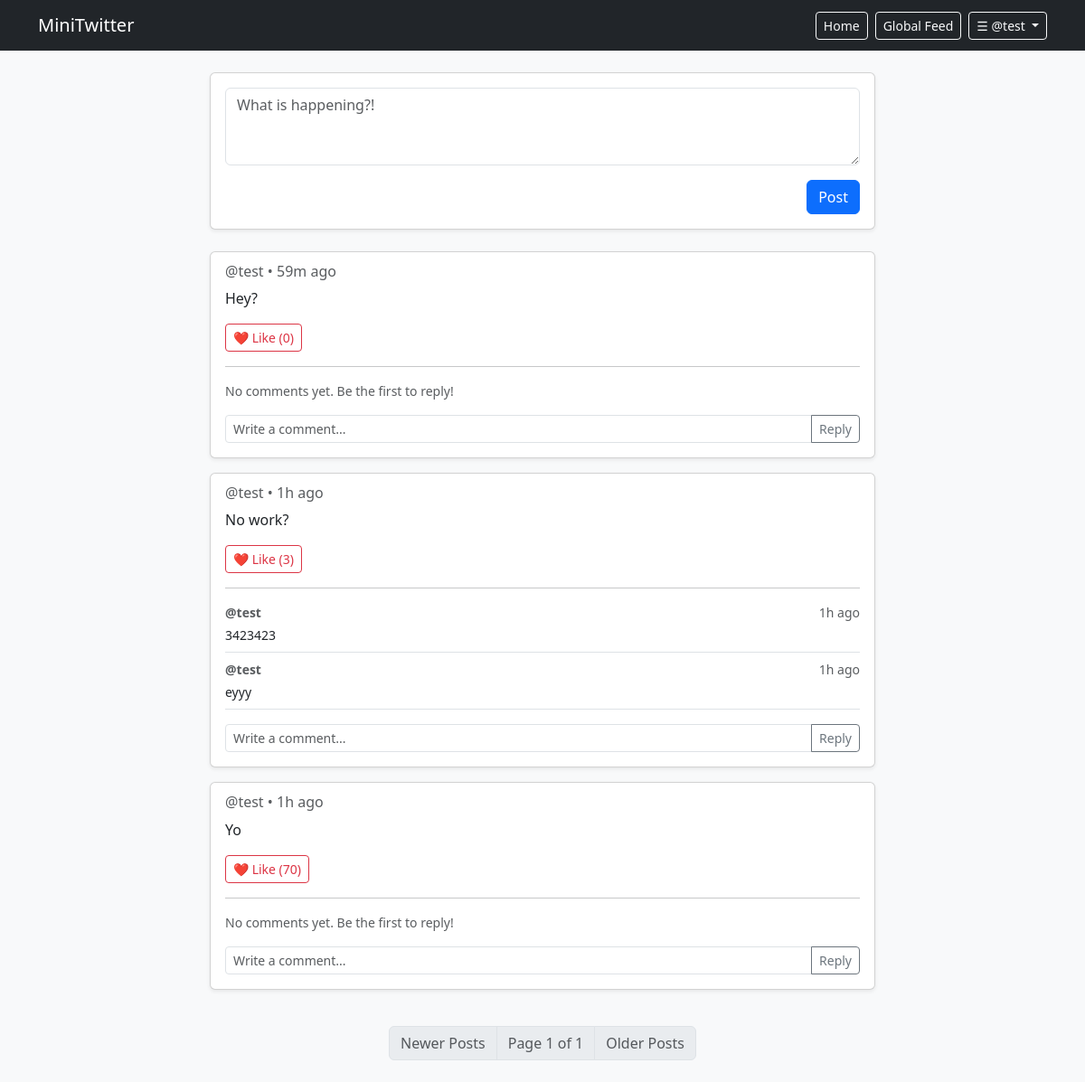
/global (signed in), run on the app's committed database.
### models.py (models this page shows)
class Post(db.Model):
    id = db.Column(db.Integer, primary_key=True)
    username = db.Column(db.String(20), db.ForeignKey("user.username"), nullable=False)
    content = db.Column(db.String(200), nullable=False)
    likes = db.Column(db.Integer, default=0)
    timestamp = db.Column(db.DateTime, default=lambda: datetime.now(timezone.utc))

class Comment(db.Model):
    id = db.Column(db.Integer, primary_key=True)
    content = db.Column(db.String(200), nullable=False)
    timestamp = db.Column(db.DateTime, default=lambda: datetime.now(timezone.utc))
    username = db.Column(db.String(20), db.ForeignKey("user.username"), nullable=False)
    post_id = db.Column(db.Integer, db.ForeignKey("post.id"), nullable=False)

### routes.py (the view)
@main_bp.route("/global")
def globalfyp():
    if "username" in session:
        page = request.args.get("page", 1, type=int)
        pagination = Post.query.order_by(Post.timestamp.desc()).paginate(
            page=page, per_page=10, error_out=False
        )
        posts = pagination.items
        comments = Comment.query.order_by(Comment.timestamp).all()
        return render_template(
            "feed.html", pagination=pagination, posts=posts, comments=comments
        )
    else:
        return render_template("login.html")

### app.py (called while the page is built, shortened)
@app.template_filter("time_ago")
def time_ago(utc_dt):
  if not utc_dt:
    return ""
  if utc_dt.tzinfo is None:
    utc_dt = utc_dt.replace(tzinfo=timezone.utc)
  now = datetime.now(timezone.utc)
  diff = now - utc_dt
  seconds = int(diff.total_seconds())
  if seconds < 60:
    return "just now"
  minutes = seconds // 60
  if minutes < 60:
    return f"{minutes}m ago"
  hours = minutes // 60
  if hours < 24:
    return f"{hours}h ago"

### templates/feed.html (shortened to what this page needs)
{% extends "base.html" %}
{% block content %}
<div class="row justify-content-center">
    <div class="col-md-8">
        <div class="card shadow-sm mb-4">
            <div class="card-body">
                <form action="/post" method="POST">
                    <div class="mb-3">
                        <textarea class="form-control" name="content" rows="3"
                            placeholder="What is happening?!"></textarea>
                    </div>
                    <button type="submit" class="btn btn-primary float-end">Post</button>
                </form>
            </div>
        </div>
        {% if posts | length < 1 %}
        <div class="card shadow-sm mb-3">
            <div class="card-body">
                <h6 class="card-subtitle text-muted mb-2">@username • 2 hours ago</h6>
                <p class="card-text">This is an example of what a user's tweet looks like on the timeline!</p>
                <div class="d-flex justify-content-between align-items-center mt-3">
                    <button type="button" class="btn btn-outline-danger btn-sm">❤️ Like (5)</button>
                </div>
                <hr>
                <div class="comments-section mt-3">
                    <div class="d-flex justify-content-between">
                        <p class="small text-muted mb-1"><strong>@commenter</strong></p>
                        <small class="text-muted">1 hour ago</small>
                    </div>
                    <p class="small mb-2">Great post!</p>
                    <form action="/comment" method="POST" class="input-group input-group-sm mt-2">
                        <input type="text" name="comment" class="form-control" placeholder="Write a comment...">
                        <button class="btn btn-outline-secondary" type="submit">Reply</button>
                    </form>
                </div>
            </div>
        </div>
        {% else %}
            {% for post in pagination.items %}
            <div class="card shadow-sm mb-3" id="post-{{ post.id }}">
                <div class="card-body">
                    <h6 class="card-subtitle text-muted mb-2">@{{ post.username }} • {{ post.timestamp | time_ago }}</h6>
                    <p class="card-text">{{ post.content }}</p>
                    <div class="d-flex justify-content-between align-items-center mt-3">
                        <button type="button" class="btn btn-outline-danger btn-sm like-btn" data-post-id="{{ post.id }}">
                            ❤️ Like (<span class="like-count">{{ post.likes }}</span>)
                        </button>
                    </div>
                    <hr>
                    <div class="comments-section mt-3">
                        <div class="comments-list">
                            {% set post_comments = comments | selectattr("post_id", "equalto", post.id) | list %}
                            {% if post_comments | length > 0 %}
                                {% for c in post_comments %}
                                <div class="border-bottom pb-2 mb-2">
                                    <div class="d-flex justify-content-between">
                                        <p class="small text-muted mb-1"><strong>@{{ c.username }}</strong></p>
                                        <small class="text-muted">{{ c.timestamp | time_ago }}</small>
                                    </div>
                                    <p class="small mb-0">{{ c.content }}</p>
                                </div>
                                {% endfor %}
                            {% else %}
                                <p class="small text-muted mb-2 no-comments-text">No comments yet. Be the first to reply!</p>
                            {% endif %}
                        </div>
                        <form class="comment-form input-group input-group-sm mt-3" data-post-id="{{ post.id }}">
                            <input type="text" name="comment" class="form-control comment-input"
                                placeholder="Write a comment..." required>
                            <button class="btn btn-outline-secondary" type="submit">Reply</button>
                        </form>
                    </div>
                </div>
            </div>
            {% endfor %}
        {% endif %}
    </div>
</div>
<nav aria-label="Page navigation" class="my-4">
    <ul class="pagination justify-content-center">
        {% if pagination.has_prev %}
            <li class="page-item">
                <a class="page-link" href="/?page={{ pagination.prev_num }}">Newer Posts</a>
            </li>
        {% else %}
            <li class="page-item disabled">
                <span class="page-link">Newer Posts</span>
            </li>
        {% endif %}
        <li class="page-item disabled">
            <span class="page-link">Page {{ pagination.page }} of {{ pagination.pages }}</span>
        </li>
        {% if pagination.has_next %}
            <li class="page-item">
                <a class="page-link" href="/?page={{ pagination.next_num }}">Older Posts</a>
            </li>
        {% else %}
            <li class="page-item disabled">
                <span class="page-link">Older Posts</span>
            </li>
        {% endif %}
    </ul>
</nav>
{% endblock %}

### templates/base.html (shortened to what this page needs)
<!DOCTYPE html>
<html lang="en">
<head>
    <link href="https://cdn.jsdelivr.net/npm/bootstrap@5.3.0/dist/css/bootstrap.min.css" rel="stylesheet">
</head>
<body class="bg-light">
    <nav class="navbar navbar-expand-lg navbar-dark bg-dark mb-4">
        <div class="container">
            <a class="navbar-brand" href="/">MiniTwitter</a>
            <div class="d-flex align-items-center">
                <a href="/" class="btn btn-outline-light btn-sm me-2">Home</a>
                <a href="/global" class="btn btn-outline-light btn-sm me-2">Global Feed</a>
                <div class="dropdown">
                    {% if session.get('username') %}
                    <button class="btn btn-outline-light btn-sm dropdown-toggle" type="button" id="userMenuButton"
                        data-bs-toggle="dropdown" aria-expanded="false">
                        &#9776; @{{session.get('username')}}
                    </button>
                    {% else %}
                    <a href="/login" class="btn btn-primary btn-sm">Login</a>
                    {% endif %}
                </div>
            </div>
        </div>
    </nav>
    <div class="container">
        {% block content %}{% endblock %}
    </div>
</body>
</html>

### data on the page
Post: username "test", timestamp "59m ago", content "Hey?", likes "0", shows "No comments yet. Be the first to reply!"
Post: username "test", timestamp "1h ago", content "No work?", likes "3"
Comment: username "test", timestamp "1h ago", content "3423423"
Comment: username "test", timestamp "1h ago", content "eyyy"
Post: username "test", timestamp "1h ago", content "Yo", likes "70", shows "No comments yet. Be the first to reply!"

### other printed values
{{ session.get('username') }} "test"
{{ pagination.page }} "1"
{{ pagination.pages }} "1"
